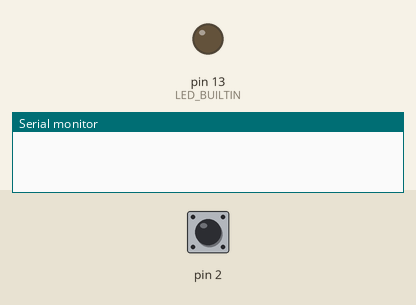
The program below on a simulated Arduino Uno, built with avr-gcc and run on an emulated ATmega328P. Parts: output pins drawn as LEDs (lit = HIGH), the last lines printed to the serial monitor. The inputs (shaded band) are chosen by the test bench; at power-on: pin 2 HIGH.

Above: at 1.2 s.
1.3 s: pin 2 driven LOW
At 2.4 s:
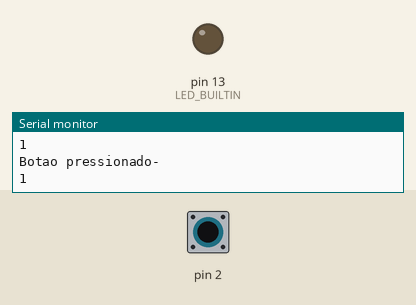
2.8 s: pin 2 driven HIGH
At 5.2 s:
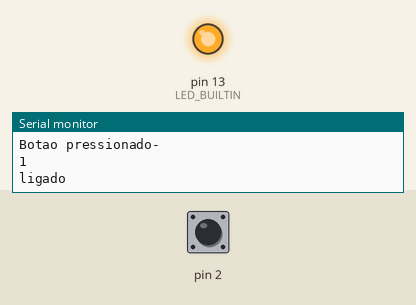
5.8 s: pin 2 pulsed LOW 2 times (0.12 s each, 0.3 s apart)
At 7.9 s:
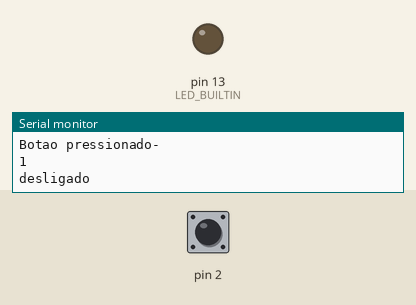
Timing chart, 0 to 9.7 s (numbered marks = the images above; inputs shaded):
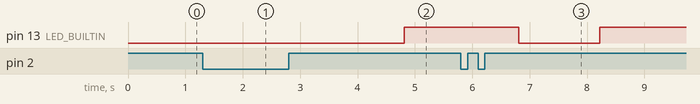

The program:

main.cpp
```cpp
// #include <Arduino.h>
// unsigned long t = 0;
// int botao1 = 0;
// int botaopressionado = 0;
// int tempo_anterior = 0;
// int botao_foi_pressionado = 0;
// int t4 = 0;
// int tempo_anterior_4 = 0;
// int t5=1;
// void setup() {
//   pinMode(botao1, INPUT);//Botao 1
//   Serial.begin(9600); // inicia o monitor serial
// }

// void loop()
// {
//     // leitura do estado do botao
//     botao1 = !digitalRead(2);

//     // se botao for pressionado
//   if (botao1) {

//     botao_foi_pressionado = 1;
//     Serial.println("Botão pressionado! - ");
//     Serial.println(botao_foi_pressionado);
//     tempo_anterior_4 = millis();
//   }

//     if(botaopressionado)
//   {
//      //comecar a contagem
//     t4 = millis();
//     //se maior que 2 segundos
//     if (t4 - tempo_anterior_4 > 2000)

//     //ligar led
//     digitalWrite(LED_BUILTIN,HIGH);


//     tempo_anterior_4 = millis();

//     //cancelar o botao_foi_pressionado
//     botao_foi_pressionado= 0;

//     //comecar a contagem do desliga
//     tempo_anterior_5= millis();

//     //dizer que a contagem do desligar tem de acontecer
//     comeca_a_descontar = 1;

//     //se comeca a descontagem
//     if (comeca)


//     //Depois de 2 segundos, desliga o led
//      digitalWrite(LED_BUILTIN,LOW);

//      if (condition)
//      {}

//    // continuar o codigo e corrigir
//   }

// }
```

main_copy_2.cpp
```cpp
#include <Arduino.h>
 unsigned long t = 0;
 unsigned long tempo_anterior=0;
 int Botao = LOW;
 int Botao_pressionado = HIGH;
int estadoLED = LOW;
unsigned long t2 = 0;
unsigned long tempo_anterior2 = 0;
int comeca_a_descontar = 0;
void setup()
{
Serial.begin(9600);
pinMode(2,INPUT);
pinMode(LED_BUILTIN,OUTPUT);

}
void loop()
{
//Leitura do botao
Botao =!digitalRead(2);

// // // SE O BOTAO FOR PRESSIONADO
if (Botao)
{
 //Botãopressionado
Botao_pressionado = HIGH;
Serial.println("Botao pressionado-");
Serial.println(Botao_pressionado);

// //   // COMECAR A CONTAGEM
tempo_anterior =millis();
}
// // // Se botao foi pressionado
if (Botao_pressionado)
{
// Comeca a contagem
 t=millis();

 // Se for maior que 2 segundos
if(t-tempo_anterior>2000)
{
// ligar o LED
digitalWrite(LED_BUILTIN,HIGH);
Serial.println("ligado");

//desliga o botão
Botao_pressionado = LOW;

// //  //Começar a contagem para desligar

tempo_anterior2= millis();

//  contagem do desliga tem que acontecer
comeca_a_descontar = 1;
}
// Inicio da descontagem
if(comeca_a_descontar)
{
//contagem para desligar
t2=millis();
// // // caso tenham passado 2s
if (t2-tempo_anterior2> 2000)
 {
// //   // desligar
digitalWrite(LED_BUILTIN,LOW);
Serial.println("desligado");
comeca_a_descontar= 0;
}
}

}
}
```

main_copy.cpp
```cpp
// #include <Arduino.h>
// unsigned long t = 0;
// int botao1 = 0;
// int botaopressionado = 0;
// int tempo_anterior = 0;
// int botao_foi_pressionado = 0;
// int t4 = 0;
// int tempo_anterior_4 = 0;
// void setup() {
//   pinMode(botao1, INPUT);//Botao 1
//   Serial.begin(9600); // inicia o monitor serial
// }

// void loop()
// {
//     // leitura do estado do botao
//     botao1 = !digitalRead(2);

//     // se botao for pressionado
//   if (botao1) {

//     botao_foi_pressionado = 1;
//     Serial.println("Botão pressionado! - ");
//     Serial.println(botao_foi_pressionado);
//     tempo_anterior_4 = millis();
//   }

//     if(botaopressionado)//comecar a contagem
//   {
//     t4 = millis();
//     //se maior que 2 segundos
//     if (t4 - tempo_anterior_4 > 2000)

//     //ligar led
//     digitalWrite(LED_BUILTIN,HIGH);
//     tempo_anterior_4 = millis();

//   }

// }
```

Measured:
- after the input at 1.3 s, pin 13 (LED_BUILTIN): stays LOW (without the input it goes to HIGH after 0.70 s)
- after the input at 2.8 s, pin 13 (LED_BUILTIN): LOW → HIGH after 2.0 s
- after the input at 5.8 s, pin 13 (LED_BUILTIN): HIGH → LOW after 1.0 s, → HIGH 1.4 s later
